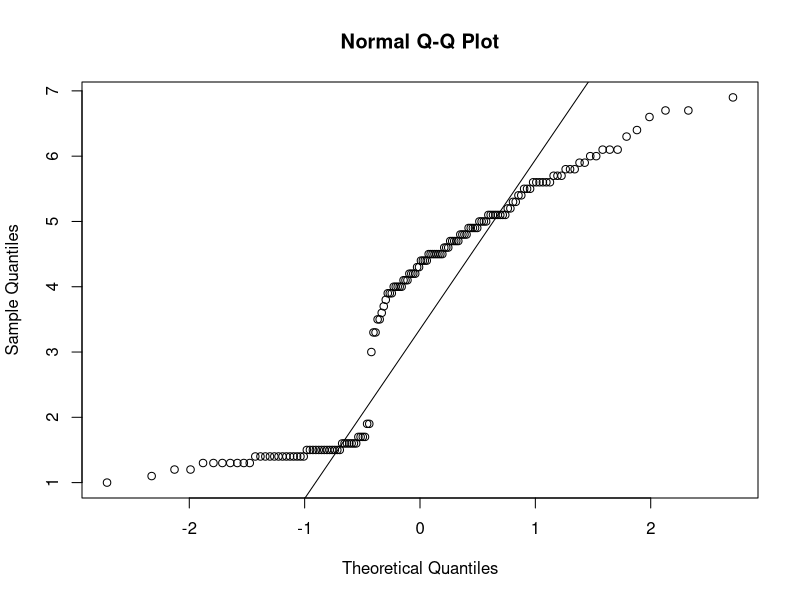
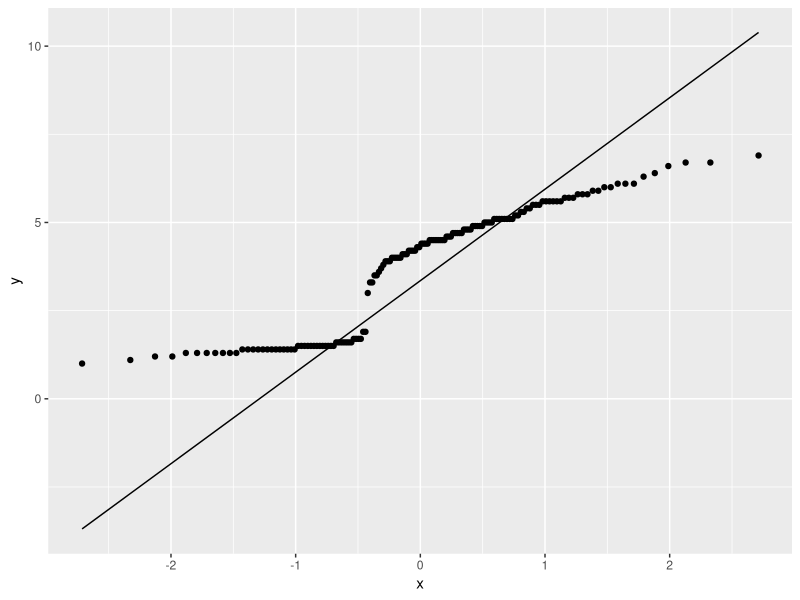
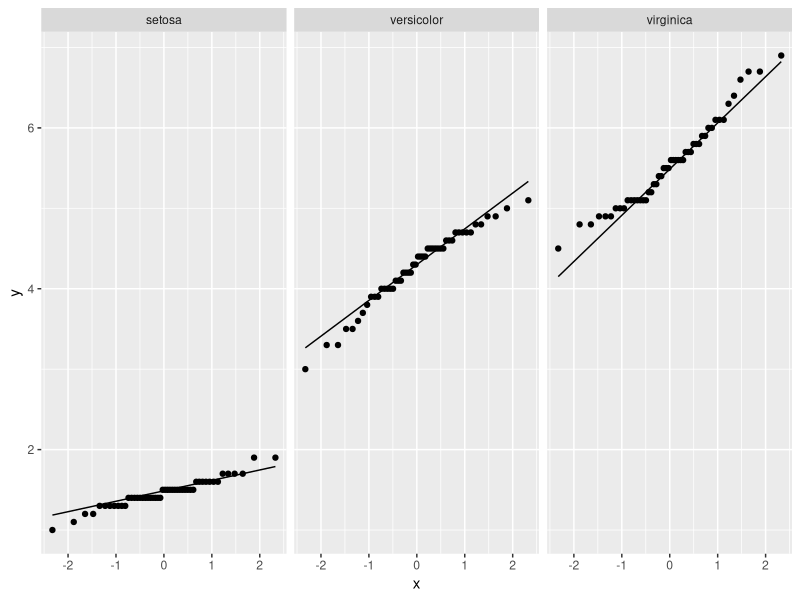
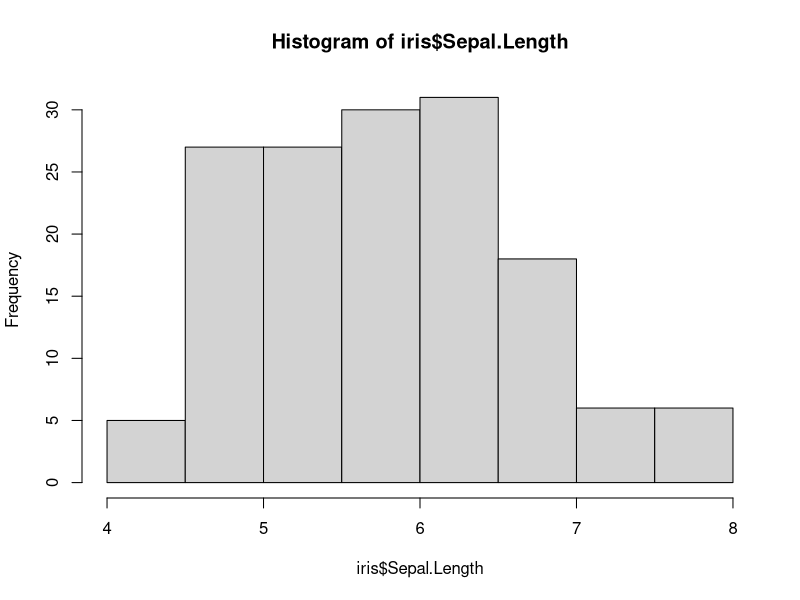
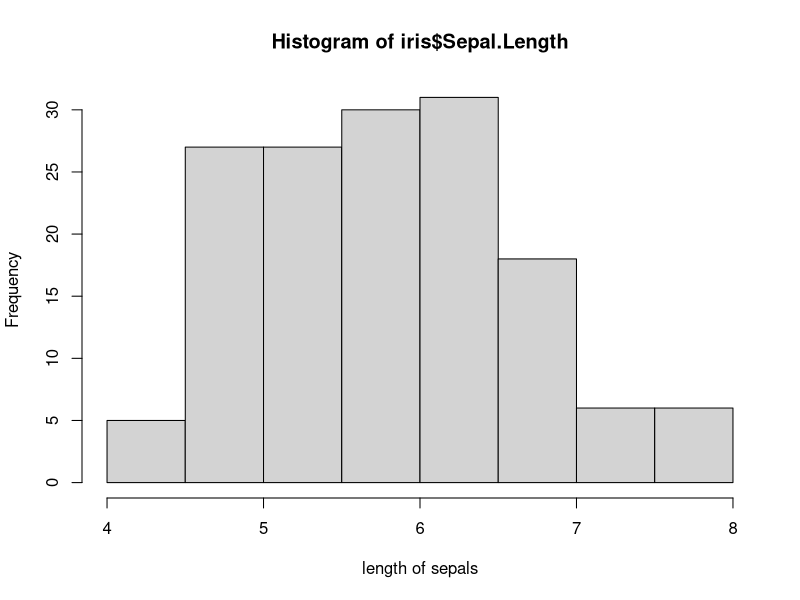
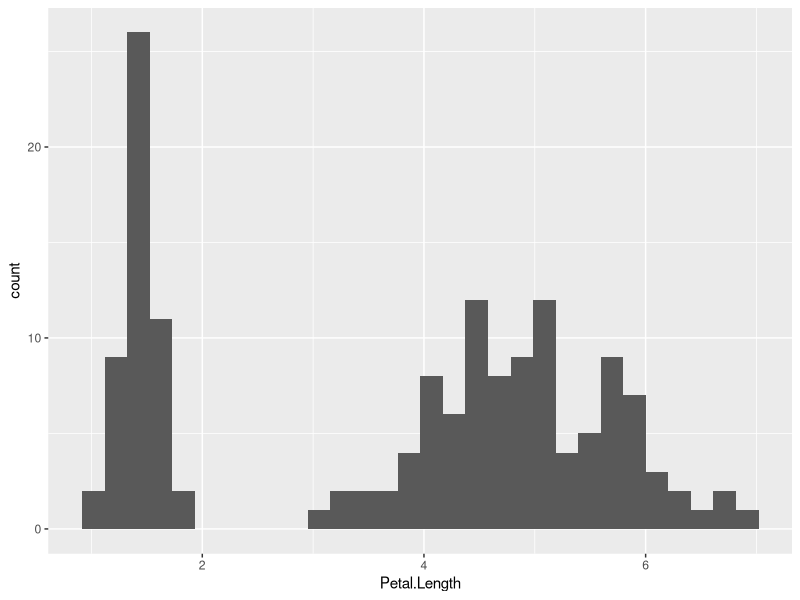
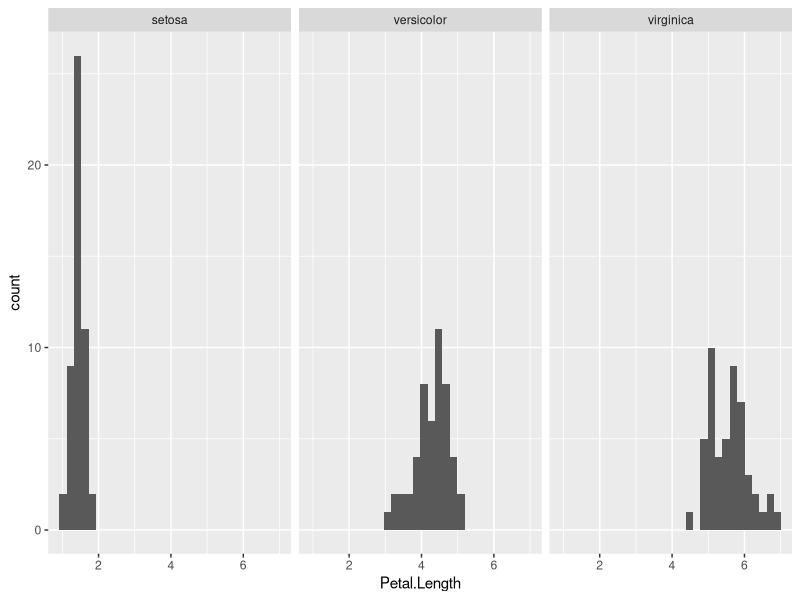
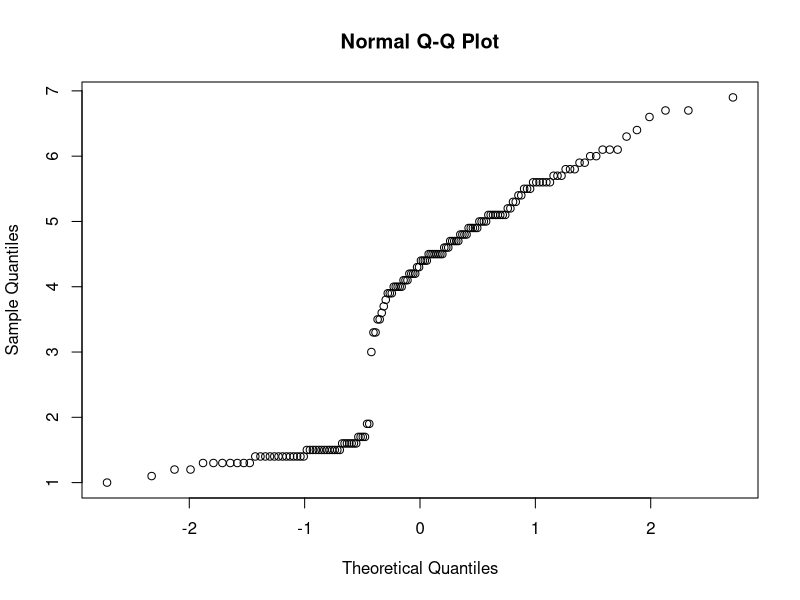

Write R code to recreate these figures, in order.
# Notes on Non-Normality
library(dplyr)

# General notes:

## If our response variable of interest is paired, we care solely on the difference variable of Group1 and Group2
## Not the distribution of Group1's and Group2's. 

## If our response variable is unpaired/independent/more than 2 groups, then we care
## about the distribution of each group. 

# qqplots

## All qqplot()s are best interpreted with the qqline, thus, to make these,
## be sure to run both at the same time.
qqnorm(iris$Petal.Length)
qqline(iris$Petal.Length)

## We can also make it with ggplot2.
library(ggplot2)
iris |>
  ggplot(aes(sample=Petal.Length))+
  geom_qq() + 
  geom_qq_line() 

## For independent samples, ensure your qqplots are facet_wrap'd by grouping variable.
iris |>
  ggplot(aes(sample=Petal.Length))+
  geom_qq() + 
  geom_qq_line() +
  facet_wrap(~Species)

# Histograms
## The fast way is done through what we call base plotting - r's base system.
hist(iris$Sepal.Length)
## You pass changes to the plot into the function itself.
hist(iris$Sepal.Length, xlab="length of sepals")

## The ggplot2 way for paired, plotting the differences.
iris |>
  ggplot(aes(x = Petal.Length))+
  geom_histogram()

## The ggplot2 way for independent groups.
iris |>
  ggplot(aes(x = Petal.Length))+
  geom_histogram()+
  facet_wrap(~Species)

# Shapiro-Wilk 
library(rstatix)

# shapiro_test()
## Shapiro-Wilk can be done as we did in the module, that is:
iris |> 
  shapiro_test(Petal.Length)

## For multiple groups, use group_by() in dplyr.
iris |> 
  group_by(Species) |>
  shapiro_test(Petal.Length)

# Tidyverse Additional Verbs (pull())
## pull()
# We can combine a bit more advanced tidy verbs to pull out the variable of interest.
# But this seems like additional work for additional work's sake.

# It is important to note that in order to fully pipe, using pull() in these statements
# is required. select() keeps the variable in a dataset (with N=1 column) but pull()
# breaks the column back down to a list, which is what all of our functions in this module
# require. 

iris |> 
  pull(Petal.Length) |>
  qqnorm()

iris |> 
  pull(Petal.Length) |>
  hist()

iris |> 
  pull(Petal.Length) |>
  shapiro_test()

# On the other hand, these all will throw errors.
# To quickly uncomment, highlight the code and then use Ctrl(Cmd if Mac)+Shift+C.
# 
# iris |> 
#   dplyr::select(Petal.Length) |>
#   qqnorm()
# 
# iris |> 
#   qqnorm(Petal.Length)
# 
# iris |> 
#   dplyr::select(Petal.Length) |>
#   hist()
# 
# iris |>
#   hist(Petal.Length)
# 
# iris |> 
#   dplyr::select(Petal.Length) |>
#   shapiro_test()
# 
# Don't change me - this helps us move on.
saved <- "Y"